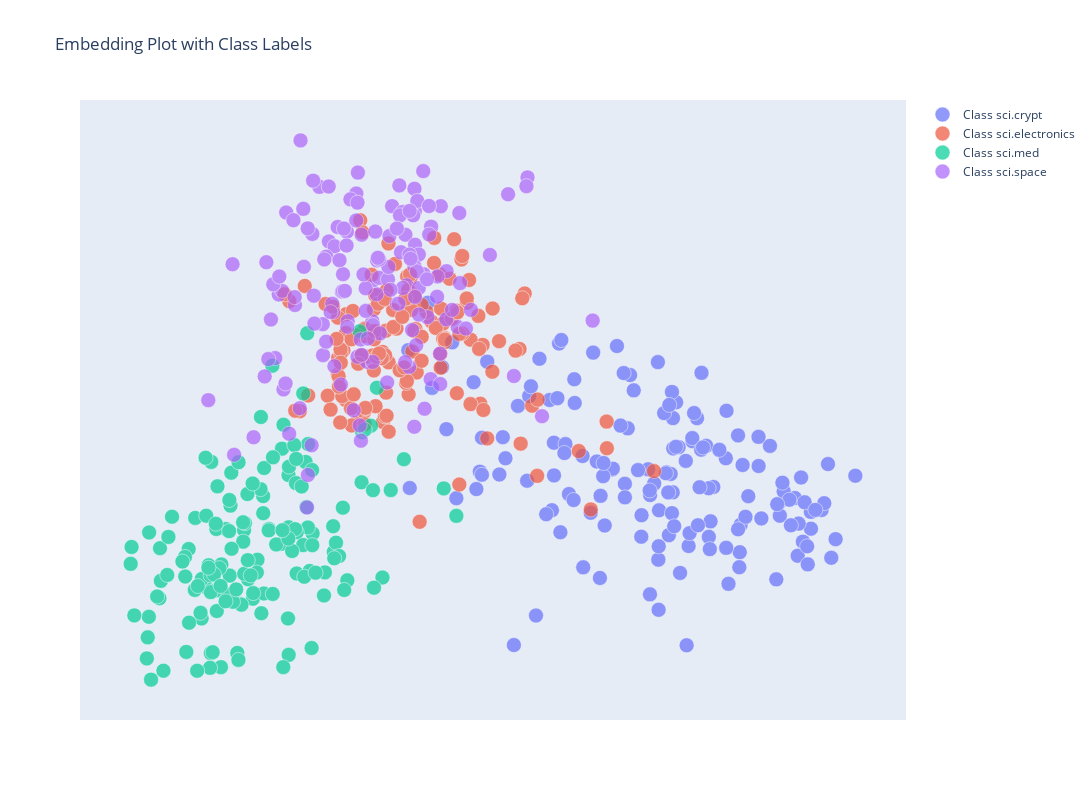

The cell this chart's notebook holds for it:
### Code cell
X = np.vstack(df['SBERT_embedding'].values)

pca = PCA(n_components=2)
X_pca = pca.fit_transform(X)

hover_plot(X_pca, df)

### Figure 1 — Plotly figure (JSON) as saved in the notebook; plotly's stock layout.template omitted (floating-point values rounded to 4 significant figures; data arrays with more than 128 entries replaced by an {"elided": "..."} marker saying what was removed)
{"data": [{"hoverinfo": "text", "marker": {"line": {"color": "white", "width": 0.5}, "size": 15}, "mode": "markers", "name": "Class sci.crypt", "opacity": 0.7, "text": {"elided": "150 str values"}, "type": "scatter", "x": {"elided": "150 float values"}, "y": {"elided": "150 float values"}}, {"hoverinfo": "text", "marker": {"line": {"color": "white", "width": 0.5}, "size": 15}, "mode": "markers", "name": "Class sci.electronics", "opacity": 0.7, "text": {"elided": "150 str values"}, "type": "scatter", "x": {"elided": "150 float values"}, "y": {"elided": "150 float values"}}, {"hoverinfo": "text", "marker": {"line": {"color": "white", "width": 0.5}, "size": 15}, "mode": "markers", "name": "Class sci.med", "opacity": 0.7, "text": {"elided": "150 str values"}, "type": "scatter", "x": {"elided": "150 float values"}, "y": {"elided": "150 float values"}}, {"hoverinfo": "text", "marker": {"line": {"color": "white", "width": 0.5}, "size": 15}, "mode": "markers", "name": "Class sci.space", "opacity": 0.7, "text": {"elided": "150 str values"}, "type": "scatter", "x": {"elided": "150 float values"}, "y": {"elided": "150 float values"}}], "layout": {"height": 800, "hovermode": "closest", "title": {"text": "Embedding Plot with Class Labels"}, "width": 1200, "xaxis": {"showgrid": false, "showticklabels": false, "zeroline": false}, "yaxis": {"showgrid": false, "showticklabels": false, "zeroline": false}}}
